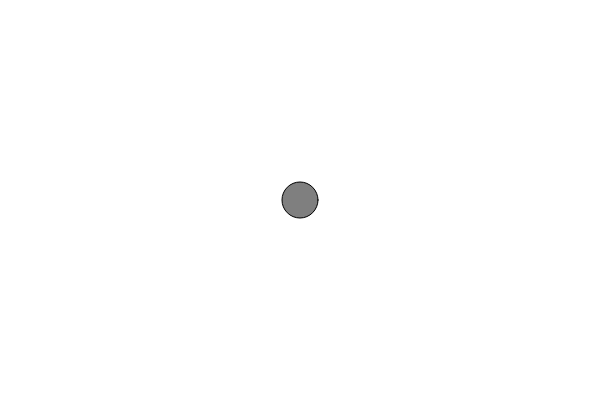
Frame 1 (no input)
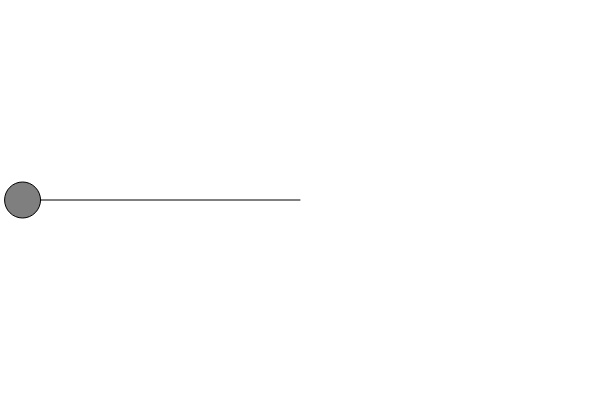
Frame 60 (no input)
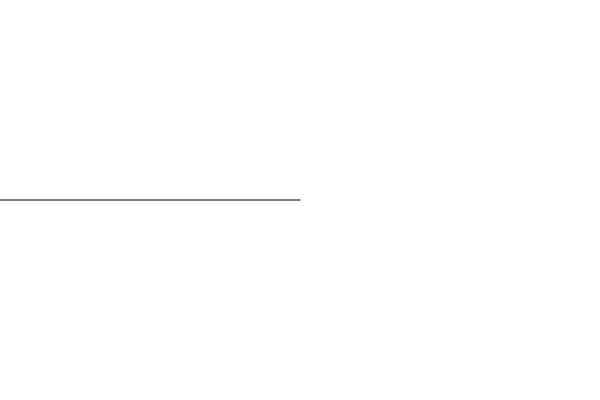
Frame 120 (the mouse pressed at the canvas centre since frame 60)

The p5.js sketch that drew these frames (run headless with seeded random() and noise() and a simulated clock; from frame 60 on, the mouse is pressed at the canvas centre):

// p5.js sketch
// ── sketch.js
let amplitude = 400;
let angle = 0;

function setup()
{
	createCanvas(600, 400);
}

function draw()
{
	background(255);
	translate(width/2,height/2);

 	let x = amplitude * sin(angle);

 	fill(127);
 	stroke(0);
 	line(0, 0, x, 0);

 	ellipse(x, 0, 36, 36);

 	angle += 0.2;
}
